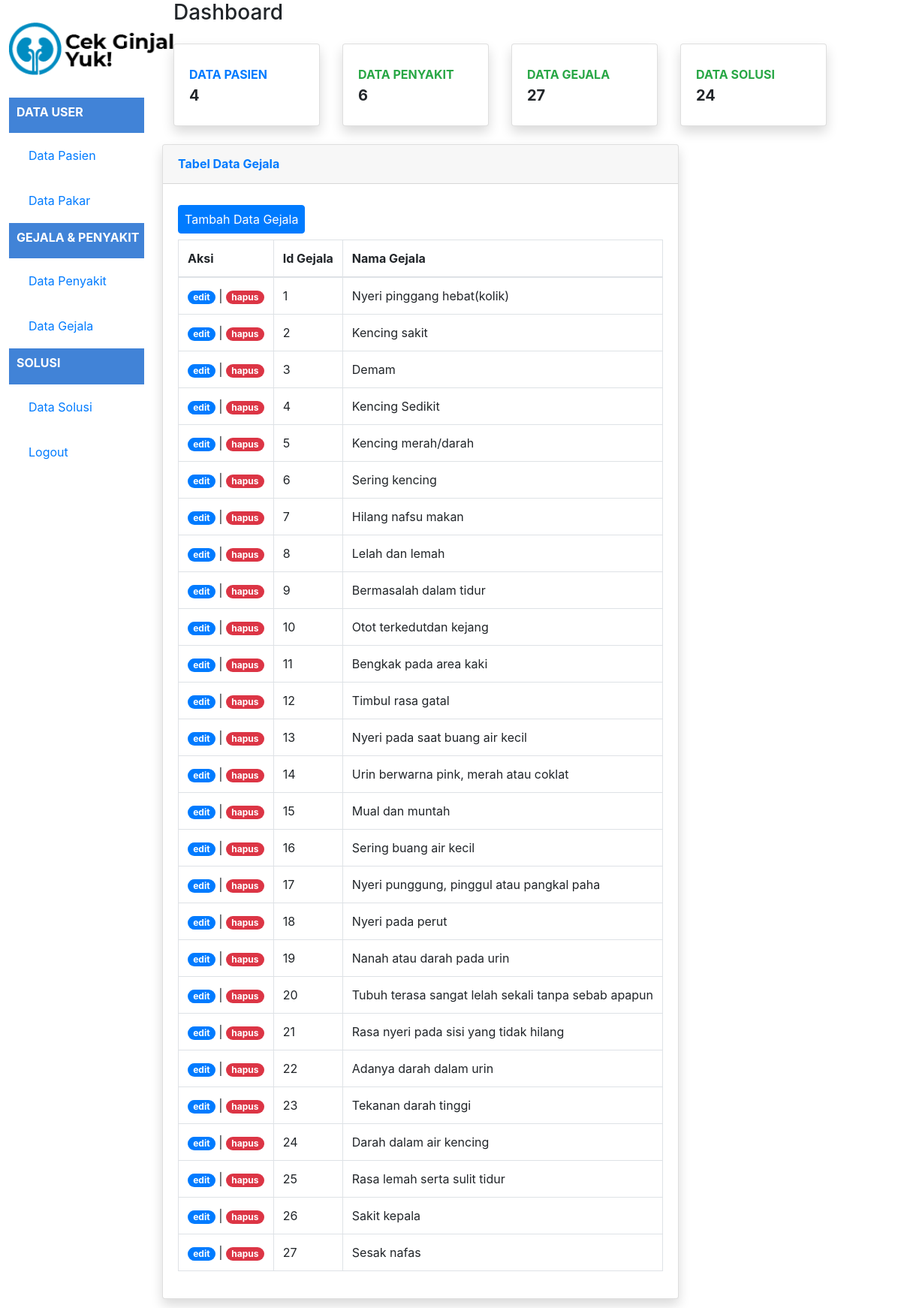
The page /indexGejala.php (signed in) on the database its author committed.
### tables this page shows
CREATE TABLE `gejala` (
  `id_gejala` int(11) NOT NULL,
  `gejala` varchar(100) NOT NULL
);

### indexGejala.php (the view, shortened to what this page needs)
<?php
include "function.php";
$queryGejala = mysqli_query($koneksi, "SELECT * FROM gejala");
$jumlahPasien = mysqli_query($koneksi, "SELECT COUNT('id_user') as jml_pasien FROM user WHERE role='1'");
$pasien = mysqli_fetch_assoc($jumlahPasien);
$jumlahPenyakit = mysqli_query($koneksi, "SELECT COUNT('id_penyakit') as jml_penyakit FROM penyakit");
$penyakit = mysqli_fetch_assoc($jumlahPenyakit);
$jumlahGejala = mysqli_query($koneksi, "SELECT COUNT('id_gejala') as jml_gejala FROM gejala");
$gejala = mysqli_fetch_assoc($jumlahGejala);
$jumlahSolusi = mysqli_query($koneksi, "SELECT COUNT('id_solusi') as jml_solusi FROM solusi");
$solusi = mysqli_fetch_assoc($jumlahSolusi);
?>
<!DOCTYPE html>
<html lang="en">
<head>
    <link rel="stylesheet" href="styles.css">
    <link
        rel="stylesheet"
        href="https://stackpath.bootstrapcdn.com/bootstrap/4.4.1/css/bootstrap.min.css"
/>
</head>
<body >
    <div class="kiri">
        <section class="logo">
            <img src="gambar/logo.png" alt="logo" height="70px" />
        </section>
        <div class="sidebar-heading">
            <h5 class="font-weight-bold text-white text-uppercase teks">Data User</h5>
        </div>
        <section class="isi">
            <a class="nav-link" href="indexAdmin.php">
            <span>Data Pasien</span></a>
        </section>
        <section class="isi">
            <a class="nav-link" href="indexPakar.php">
            <span>Data Pakar</span></a>
        </section>
        <div class="sidebar-heading">
            <h5 class="font-weight-bold text-white text-uppercase teks">Gejala & Penyakit</h5>
        </div>
        <section class="isi">
            <a class="nav-link" href="indexPenyakit.php">
            <span>Data Penyakit</span>
            </a>
        </section>
        <section class="isi">
            <a class="nav-link" href="indexGejala.php">
            <span>Data Gejala</span>
            </a>
        </section>
        <div class="sidebar-heading">
            <h5 class="font-weight-bold text-white text-uppercase teks">Solusi</h5>
        </div>
        <section class="isi">
            <a class="nav-link" href="indexSolusi.php">
            <span>Data Solusi</span>
            </a>
        </section>
        <section class="isi">
            <a class="nav-link" href="logout.php">
            <span>Logout</span>
            </a>
        </section>
    </div>
    <div class="kanan">
    <div class="container-fluid">
        <div class="d-sm-flex align-items-center justify-content-between mb-4">
            <h1 class="h3 mb-0 text-gray-800">Dashboard</h1>
        </div>
    <div class="row">
    <div class="col-xl-3 col-md-6 mb-4">
        <div class="card border-left-primary shadow h-100 py-2">
            <div class="card-body">
                <div class="row no-gutters align-items-center">
                    <div class="col mr-2">
                        <div class="text-xs font-weight-bold text-primary text-uppercase mb-1">Data Pasien</div>
                        <div class="h5 mb-0 font-weight-bold text-gray-800"><?= $pasien['jml_pasien']; ?></div>
                    </div>
                </div>
            </div>
        </div>
    </div>
    <div class="col-xl-3 col-md-6 mb-4">
        <div class="card border-left-success shadow h-100 py-2">
            <div class="card-body">
                <div class="row no-gutters align-items-center">
                    <div class="col mr-2">
                        <div class="text-xs font-weight-bold text-success text-uppercase mb-1">Data Penyakit</div>
                        <div class="h5 mb-0 font-weight-bold text-gray-800"><?= $penyakit['jml_penyakit']; ?></div>
                    </div>
                </div>
            </div>
        </div>
    </div>
    <div class="col-xl-3 col-md-6 mb-4">
        <div class="card border-left-info shadow h-100 py-2">
            <div class="card-body">
                <div class="row no-gutters align-items-center">
                    <div class="col mr-2">
                        <div class="text-xs font-weight-bold text-success text-uppercase mb-1">Data Gejala</div>
                        <div class="h5 mb-0 font-weight-bold text-gray-800"><?= $gejala['jml_gejala']; ?></div>
                    </div>
                </div>
            </div>
        </div>
    </div>
    <div class="col-xl-3 col-md-6 mb-4">
        <div class="card border-left-warning shadow h-100 py-2">
            <div class="card-body">
                <div class="row no-gutters align-items-center">
                    <div class="col mr-2">
                        <div class="text-xs font-weight-bold text-success text-uppercase mb-1">Data Solusi</div>
                        <div class="h5 mb-0 font-weight-bold text-gray-800"><?= $solusi['jml_solusi']; ?></div>
                    </div>
                </div>
            </div>
        </div>
    </div>
    <div class="card shadow mb-12">
        <div class="card-header py-3">
            <h6 class="m-0 font-weight-bold text-primary">Tabel Data Gejala</h6>
        </div>
        <div class="card-body">
            <form method="post" encytpe="multipart/form-data">
                <table class="table table-bordered" id="dataTable" width="100%" cellspacing="0">
                    <thead>
                        <tr>
                            <th>Aksi</th>
                            <th>Id Gejala</th>
                            <th>Nama Gejala</th>
                        </tr>
                    </thead>
                <tbody>
                    <?php while ($data = mysqli_fetch_assoc($queryGejala)) { ?>
                    <tr>
                        <td>
                        <a class="badge badge-pill badge-primary" href="ubahGejala.php?id_gejala=<?php echo $data["id_gejala"]; ?>">edit</a> |
                        <a href="function.php?act=hapusGejala&id_gejala=<?= $data['id_gejala']; ?>" onclick="return confirm('Yakin ingin menghapus data?');" class="badge badge-pill badge-danger">hapus</a>
                        </td>
                        <td><?= $data['id_gejala']; ?></td>
                        <td><?= $data['gejala']; ?></td>
                    </tr>
                    <?php } ?>
                </tbody>
                <a href="tambahGejala.php" class="btn btn-primary my-2 px-2">Tambah Data Gejala</a>
                </table>
            </form>
        </div>
    </div>
    </div>
</div>
</div>
</body>
</html>

### styles.css (style rules this page uses)
body { margin: 0; font-family: 'Franklin Gothic Medium'; }
.kiri { margin: 1%; margin-top: auto; width: 15%; height: auto; border-radius: 5px 5px 5px 5px; float: left; }
.kanan { margin: 1%; margin-top: auto; width: 75%; height: auto; float: left; }
.logo { display: flex; margin-top: 30px; margin-bottom: 30px; align-content: center; }
.teks { font-size: medium; }
.isi { text-align: center; padding: 10px; color: #4183D7; }
.sidebar-heading { color: #ffff; background-color: #4183D7; padding-left: 10px; padding-bottom: 10px; padding-top: 10px; }
.nav-link { text-align: left; }

### rows shown on the page
gejala: id_gejala "1", gejala "Nyeri pinggang hebat(kolik)"
gejala: id_gejala "2", gejala "Kencing sakit"
gejala: id_gejala "3", gejala "Demam"
gejala: id_gejala "4", gejala "Kencing Sedikit"
gejala: id_gejala "5", gejala "Kencing merah/darah"
gejala: id_gejala "6", gejala "Sering kencing"
gejala: id_gejala "7", gejala "Hilang nafsu makan"
gejala: id_gejala "8", gejala "Lelah dan lemah"
gejala: id_gejala "9", gejala "Bermasalah dalam tidur"
gejala: id_gejala "10", gejala "Otot terkedutdan kejang"
gejala: id_gejala "11", gejala "Bengkak pada area kaki"
gejala: id_gejala "12", gejala "Timbul rasa gatal"
gejala: id_gejala "13", gejala "Nyeri pada saat buang air kecil"
gejala: id_gejala "14", gejala "Urin berwarna pink, merah atau coklat"
gejala: id_gejala "15", gejala "Mual dan muntah"
gejala: id_gejala "16", gejala "Sering buang air kecil"
gejala: id_gejala "17", gejala "Nyeri punggung, pinggul atau pangkal paha"
gejala: id_gejala "18", gejala "Nyeri pada perut"
gejala: id_gejala "19", gejala "Nanah atau darah pada urin"
gejala: id_gejala "20", gejala "Tubuh terasa sangat lelah sekali tanpa sebab apapun"
gejala: id_gejala "21", gejala "Rasa nyeri pada sisi yang tidak hilang"
gejala: id_gejala "22", gejala "Adanya darah dalam urin"
gejala: id_gejala "23", gejala "Tekanan darah tinggi"
gejala: id_gejala "24", gejala "Darah dalam air kencing"
gejala: id_gejala "25", gejala "Rasa lemah serta sulit tidur"
gejala: id_gejala "26", gejala "Sakit kepala"
gejala: id_gejala "27", gejala "Sesak nafas"

### other values the page prints
$pasien['jml_pasien'] "4"
$penyakit['jml_penyakit'] "6"
$gejala['jml_gejala'] "27"
$solusi['jml_solusi'] "24"
